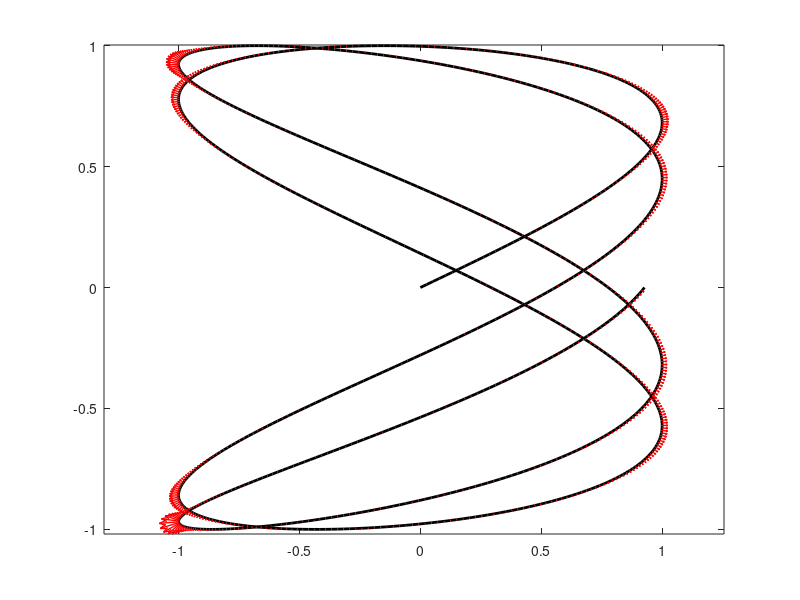
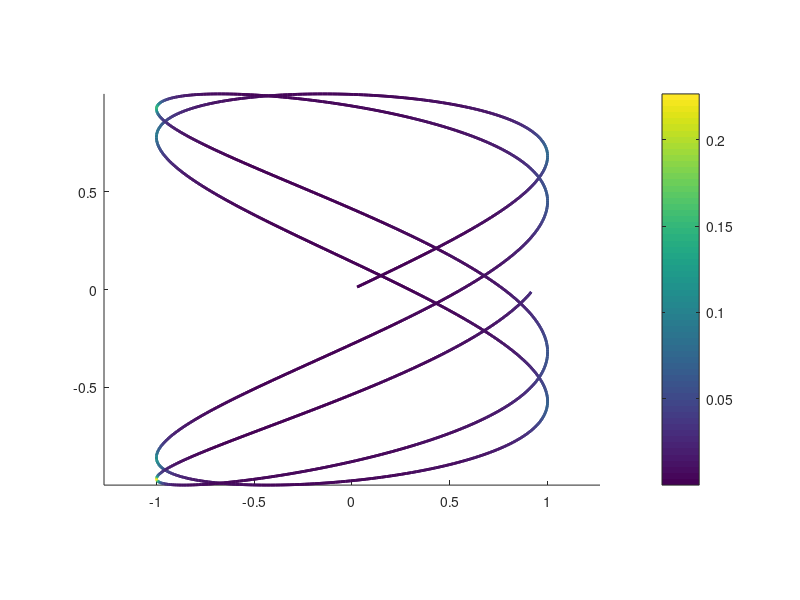
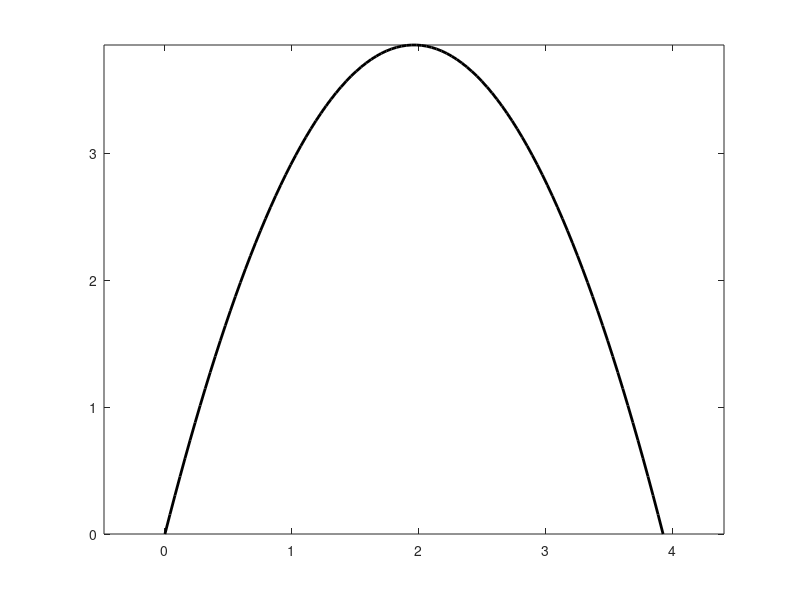

These figures' MATLAB source, in order: (Note: this script raises an error after producing the figures.)
clear; clc; close all;
%% Problem 2(c)
a = 4; b = 2;
delta = pi/3;
n = 1000;

t = linspace(0,2*pi,n);
x = sin(a*t*delta);
y = sin(b*t);

u = zeros(1,n-2);
v = zeros(1,n-2);
xy = [x; y];
diff = xy(:,2:end)-xy(:,1:end-1);

xy_shift_down = circshift(xy, 1, 2);
shift_norms = sqrt(sum(power(xy - xy_shift_down, 2),1));
scaled_shifts = times(xy - xy_shift_down, 1./shift_norms);
grad = scaled_shifts(:, 2:end-1) - scaled_shifts(:, 3:end);
u = grad(1, :);
v = grad(2, :);

figure;
plot(x,y,'linewidth',2,'color','black'); hold on;
quiver(x(2:end-1),y(2:end-1),u,v,'linewidth',1,'color','red');
axis equal;

%% Problem 2(d)
%%% YOUR CODE TO COMPUTE KAPPA HERE %%%
%%% END HOMEWORK PROBLEM %%%

kappa = sqrt(sum(power(grad, 2), 1))

figure;
X = x(2:end-1);
Y = y(2:end-1);
Z = zeros(size(kappa));
surface([X;X],[Y;Y],[Z;Z],[kappa;kappa],...
    'edgecolor', 'interp', 'linewidth',2);
axis equal;
colorbar;

%% Problem 2(e)
t0 = 0;
t1 = pi*1.25;
nSamples = 100;
nSteps = 20;

% We provide a few examples of curves to try
%curveFunction = @(t) [(cos(t)-cos(3*t).^3); (sin(t)-sin(3*t).^3)]';
%curveFunction = @(t) [cos(t);sin(t)]';
curveFunction = @(t) [t;(t-t0).*(t1-t)]';
curve = curveFunction(linspace(t0,t1,nSamples));

% Time step
f = figure;
plt = plot(curve(:,1),curve(:,2),'k','linewidth',2);
axis equal;
for i=1:nSteps
    %%% YOUR CODE HERE TO PERFORM GRADIENT DESCENT %%%
    %%% END HOMEWORK PROBLEM %%%
    plt.XData = curve(:,1);
    plt.YData = curve(:,2);
    drawnow;
end

